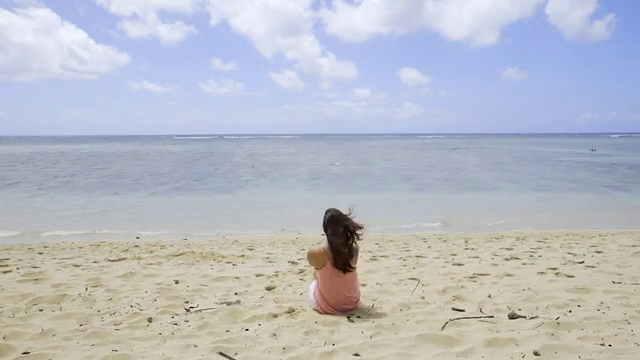
#> input picture frame 40 of CV Lab/images/vehicle.mp4, 640 x 360 px, given in place of CCTV_VIDEO.mp4, which was not available
$ python Q.py
#> lines starting #> are read from the running program, lines starting #| are printed output that depends on the picture; pictures that were not available may be replaced by others from this repository, and a replacement may not be noted
import cv2
import time
import math

cap=cv2.VideoCapture(r"P:\SSE\CV\ASSESSMENT Tools\CO 5\AT 1\CCTV_VIDEO.mp4")

if not cap.isOpened():
    print("Error: Unable to open video source.")
    exit()

back_sub=cv2.createBackgroundSubtractorMOG2(history=500,varThreshold=50,detectShadows=True)
kernel=cv2.getStructuringElement(cv2.MORPH_ELLIPSE,(5,5))

MIN_CONTOUR_AREA=500
MOTION_CONFIRM_FRAMES=4
SUDDEN_MOVEMENT_THRESHOLD=150
LOITERING_TIME=10
motion_counter=0
previous_center=None
object_start_time=None
alert_cooldown=5
last_alert_time=0

def generate_alert(alert_type):
    global last_alert_time
    current_time=time.time()
    if current_time-last_alert_time>=alert_cooldown:
        print("================================")
        print("ALERT:",alert_type)
        print("Time:",time.strftime("%H:%M:%S"))
        print("================================")
        filename="alert_"+str(int(current_time))+".jpg"
        cv2.imwrite(filename,frame)
        last_alert_time=current_time

while True:
    ret,frame=cap.read()
#> frame is the input picture: shape (360, 640, 3); mean B, G, R 195.9, 187.6, 184.1
    if not ret:
        print("Video ended or frame could not be read.")
        break

    frame=cv2.resize(frame,(640,360))
    gray=cv2.cvtColor(frame,cv2.COLOR_BGR2GRAY)
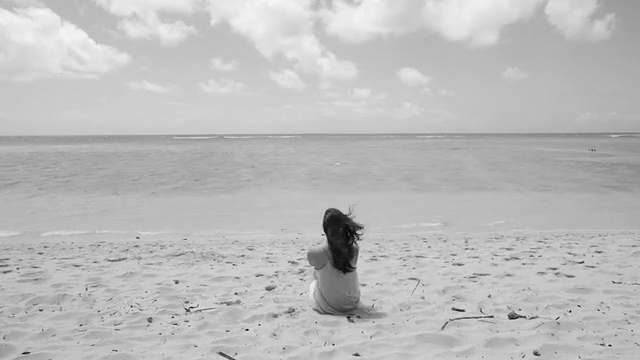
#> gray: shape (360, 640); min 0, max 247, mean 187.5
    gray=cv2.GaussianBlur(gray,(5,5),0)
    mask=back_sub.apply(gray)
#> mask: shape (360, 640); every value is 127
    _,mask=cv2.threshold(mask,200,255,cv2.THRESH_BINARY)
#> mask: shape (360, 640); every value is 0
    mask=cv2.morphologyEx(mask,cv2.MORPH_OPEN,kernel)
    mask=cv2.morphologyEx(mask,cv2.MORPH_CLOSE,kernel)

    contours,_=cv2.findContours(mask,cv2.RETR_EXTERNAL,cv2.CHAIN_APPROX_SIMPLE)
#> contours = []
    motion_detected=False
    current_center=None
    largest_area=0
    largest_box=None

    for contour in contours:
        area=cv2.contourArea(contour)
        if area<MIN_CONTOUR_AREA:
            continue
        motion_detected=True
        x,y,w,h=cv2.boundingRect(contour)
        if area>largest_area:
            largest_area=area
            largest_box=(x,y,w,h)
            center_x=x+w//2
            center_y=y+h//2
            current_center=(center_x,center_y)
#> this loop made 0 passes
#> after the loop, largest_area = 0

    if largest_box is not None:
        x,y,w,h=largest_box
        cv2.rectangle(frame,(x,y),(x+w,y+h),(0,255,0),2)
        cv2.circle(frame,current_center,5,(255,0,0),-1)

    if motion_detected:
        motion_counter+=1
    else:
        motion_counter=0

    if motion_counter>=MOTION_CONFIRM_FRAMES:
        cv2.putText(frame,"MOTION CONFIRMED",(10,30),cv2.FONT_HERSHEY_SIMPLEX,0.8,(0,255,255),2)
        generate_alert("Persistent Motion Detected")

    if current_center is not None:
        if previous_center is None:
            previous_center=current_center
            object_start_time=time.time()
        else:
            dx=current_center[0]-previous_center[0]
            dy=current_center[1]-previous_center[1]
            distance=math.sqrt(dx*dx+dy*dy)
            dt=1/30
            velocity=distance/dt

            if velocity>SUDDEN_MOVEMENT_THRESHOLD:
                cv2.putText(frame,"SUDDEN MOVEMENT",(10,60),cv2.FONT_HERSHEY_SIMPLEX,0.8,(0,0,255),2)
                generate_alert("Sudden Movement Detected")

            previous_center=current_center
    else:
        previous_center=None
        object_start_time=None

    if current_center is not None and object_start_time is not None:
        elapsed_time=time.time()-object_start_time
        if elapsed_time>=LOITERING_TIME:
            cv2.putText(frame,"LOITERING DETECTED",(10,90),cv2.FONT_HERSHEY_SIMPLEX,0.8,(0,0,255),2)
            generate_alert("Possible Loitering")

    roi_x1=200
    roi_y1=100
    roi_x2=600
    roi_y2=350

    cv2.rectangle(frame,(roi_x1,roi_y1),(roi_x2,roi_y2),(255,0,255),2)
    cv2.putText(frame,"RESTRICTED AREA",(roi_x1,roi_y1-10),cv2.FONT_HERSHEY_SIMPLEX,0.6,(255,0,255),2)

    if current_center is not None:
        cx,cy=current_center
        if roi_x1<=cx<=roi_x2 and roi_y1<=cy<=roi_y2:
            cv2.putText(frame,"INTRUSION DETECTED",(10,120),cv2.FONT_HERSHEY_SIMPLEX,0.8,(0,0,255),2)
            generate_alert("Restricted Area Intrusion")

    status="MOTION" if motion_detected else "NO MOTION"

    cv2.putText(frame,"Status: "+status,(10,350),cv2.FONT_HERSHEY_SIMPLEX,0.7,(255,255,255),2)
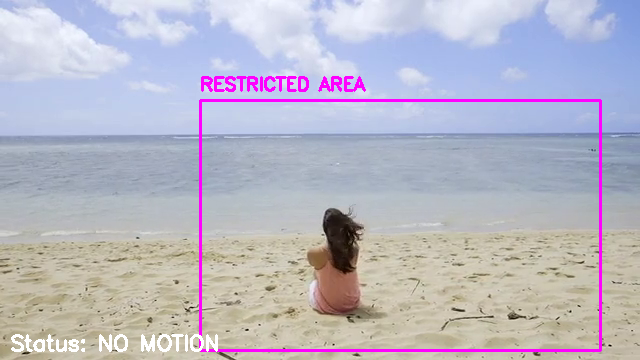
#> frame: shape (360, 640, 3); mean B, G, R 197.6, 183.7, 185.9
    cv2.imshow("Automated Video Surveillance",frame)
    cv2.imshow("Motion Mask",mask)

    key=cv2.waitKey(1)&0xFF
#> (key q is pressed here)
    if key==ord('q'):
        break

cap.release()
cv2.destroyAllWindows()
print("Surveillance system stopped.")

$ run again, starting later in the video
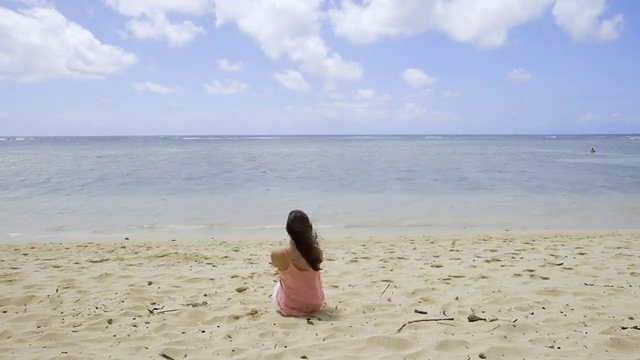
#> input picture frame 180 of CV Lab/images/vehicle.mp4, 640 x 360 px, given in place of CCTV_VIDEO.mp4, which was not available
#> frame is the input picture: shape (360, 640, 3); mean B, G, R 194.2, 186.1, 182.7
#> `gray=cv2.cvtColor(frame,cv2.COLOR_BGR2GRAY)`:
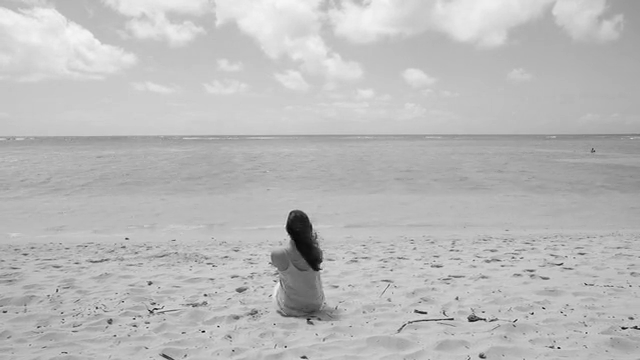
#> gray: shape (360, 640); min 0, max 248, mean 186
#> contours = []
#> after the loop `for contour in contours:`: largest_area = 0
#> `cv2.putText(frame,"Status: "+status,(10,350),cv2.FONT_HERSHEY_SIMPLEX,..`:
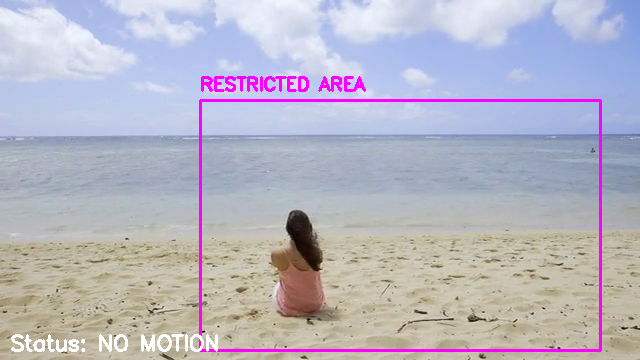
#> frame: shape (360, 640, 3); mean B, G, R 196, 182.2, 184.6

$ run again, starting later in the video
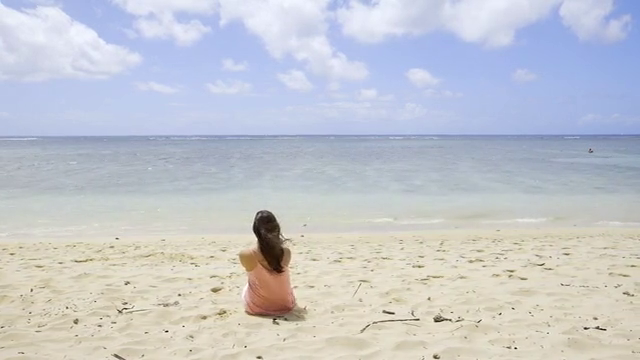
#> input picture frame 320 of CV Lab/images/vehicle.mp4, 640 x 360 px, given in place of CCTV_VIDEO.mp4, which was not available
#> frame is the input picture: shape (360, 640, 3); mean B, G, R 206, 199.3, 196.2
#> `gray=cv2.cvtColor(frame,cv2.COLOR_BGR2GRAY)`:
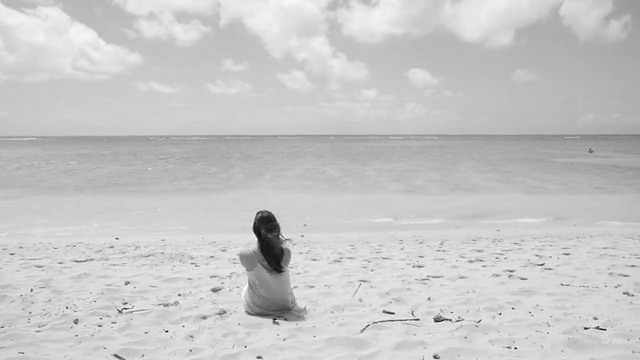
#> gray: shape (360, 640); min 12, max 253, mean 199.2
#> contours = []
#> after the loop `for contour in contours:`: largest_area = 0
#> `cv2.putText(frame,"Status: "+status,(10,350),cv2.FONT_HERSHEY_SIMPLEX,..`:
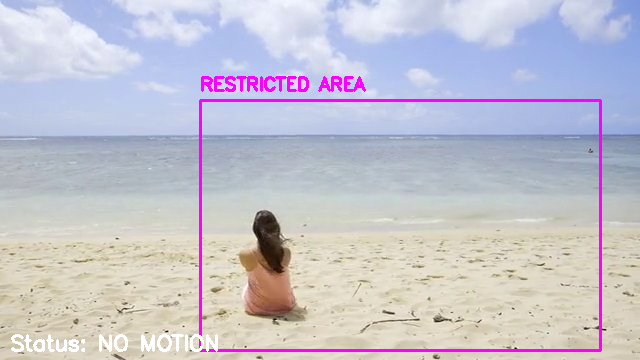
#> frame: shape (360, 640, 3); mean B, G, R 207.3, 195, 197.8
